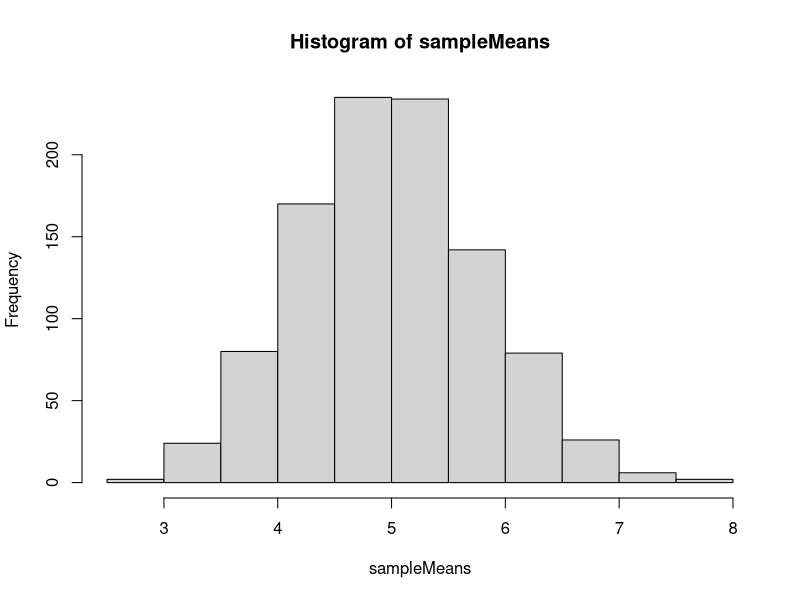

Write the R code that produced this figure.
## ---- chunk 1
set.seed( 999*42 )
lambda <- 0.2
sampleSize <- 40
nSamples <- 1000
## ---- chunk 2
rexp( sampleSize, lambda )
mean( rexp(sampleSize, lambda ) )
sampleSet <- matrix( rexp( nSamples * sampleSize, lambda ), ncol = sampleSize )
sampleMeans <- apply( sampleSet, 1, mean )
hist(sampleMeans)
mean(sampleMeans)
sd(sampleMeans)
